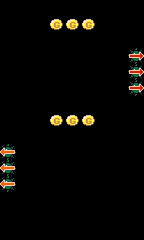

Below is a game level as drawn by its tile map, then a one-line description and the .tmx file that defines it, in full:
An orthogonal 9x15 tile map with 16x16 px tiles, 1 tile layer (map).

<map version="1.0" orientation="orthogonal" renderorder="right-down" width="9" height="15" tilewidth="16" tileheight="16" nextobjectid="1">
 <tileset firstgid="1" name="tileset" tilewidth="16" tileheight="16" tilecount="64" columns="8">
  <image source="tileset.png" width="128" height="128" />
 </tileset>
 <layer name="map" width="9" height="15">
  <data encoding="csv">
0,0,0,0,0,0,0,0,0,
0,0,0,25,25,25,0,0,0,
0,0,0,0,0,0,0,0,0,
0,0,0,0,0,0,0,0,3,
0,0,0,0,0,0,0,0,3,
0,0,0,0,0,0,0,0,3,
0,0,0,0,0,0,0,0,0,
0,0,0,25,25,25,0,0,0,
0,0,0,0,0,0,0,0,0,
2,0,0,0,0,0,0,0,0,
2,0,0,0,0,0,0,0,0,
2,0,0,0,0,0,0,0,0,
0,0,0,0,0,0,0,0,0,
0,0,0,0,0,0,0,0,0,
0,0,0,0,0,0,0,0,0
</data>
 </layer>
</map>
